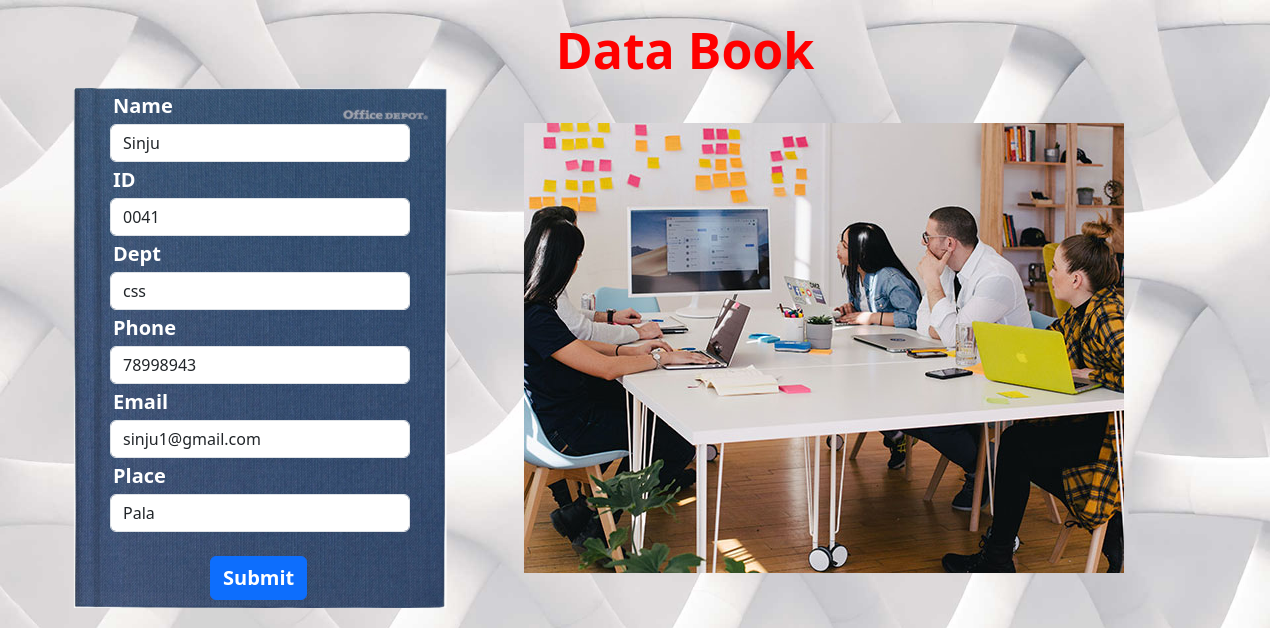
The app's page /edit/7 with its own data.
### home/models.py (models this page shows)
class Employees(models.Model):
    name=models.CharField(max_length=100)
    ids=models.CharField(max_length=100)
    department=models.CharField(max_length=100)
    mobile=models.CharField(max_length=100)
    email=models.CharField(max_length=100)
    place=models.CharField(max_length=100)

### home/views.py (the view, shortened to what this page needs)
# urls.py: path('edit/<id>',views.edit),
def edit(request,id):
    data={"data":Employees.objects.get(id=id)}
    return render(request,'edit.html',data)

### templates/edit.html (shortened to what this page needs)
{% load static %}
<!DOCTYPE html>
<html lang="en">
<head>
    <link rel="stylesheet" href="{% static 'css/styles5.css' %}">
    <link href="https://cdn.jsdelivr.net/npm/bootstrap@5.3.2/dist/css/bootstrap.min.css" rel="stylesheet">
</head>
<body class="edits">
    <h1 id="data" style="color: red;margin-left: 100px;margin-top: 20px;">Data Book</h1>
    <img id="side" src="{% static './images/blog-3.jpg'%}" alt="">
    <form  method="post" class="forms1" style=" margin-left: 50px;margin-top: 50px";>
        <div class="form-group">
          <label for="name" id="labels">Name</label>
          <input type="text" class="form-control" name="name" value={{data.name}} style="width: 300px";  >
        </div>
        <div class="form-group">
          <label for="ids" id="labels">ID</label>
          <input type="text" name="ids" class="form-control" value={{data.ids}} style="width: 300px"; >
        </div>
        <div class="form-group">
            <label id="labels" for="department">Dept</label>
          <input type="text" class="form-control" name="department" value={{data.department}} style="width: 300px"; >
        </div>
        <div class="form-group">
          <label id="labels" for="mobile">Phone</label>
        <input type="number" class="form-control" name="mobile" value={{data.mobile}} style="width: 300px"; >
      </div>
      <div class="form-group">
        <label id="labels" for="email">Email</label>
      <input type="email" class="form-control" name="email" value={{data.email}} style="width: 300px"; >
    </div>
        <div class="form-group">
            <label id="labels" for="place">Place</label>
          <input type="text" class="form-control" name="place" value={{data.place}} style="width: 300px"; >
        </div> <br>
        <button id="databtn" type="submit" class="btn btn-primary">Submit</button>
      </form>
</body>
</html>

### static/css/styles5.css (style rules this page uses)
.forms1 { position: relative; bottom: 570px; left: 60px; }
#data { text-align: center; font-weight: bold; font-size: 50px; }
#labels { color: white; font-size: 20px; font-weight: bold; padding: 3px; }
#databtn { margin-left: 100px; font-size: 20px; font-weight: bold; }
.edits { background-image: url(../images/background.jpg); background-size: cover; background-repeat: no-repeat; height: 500px; }

### records on screen
Employees: name "Sinju", ids "0041", department "css", mobile "78998943", email "sinju1@gmail.com", place "Pala"
